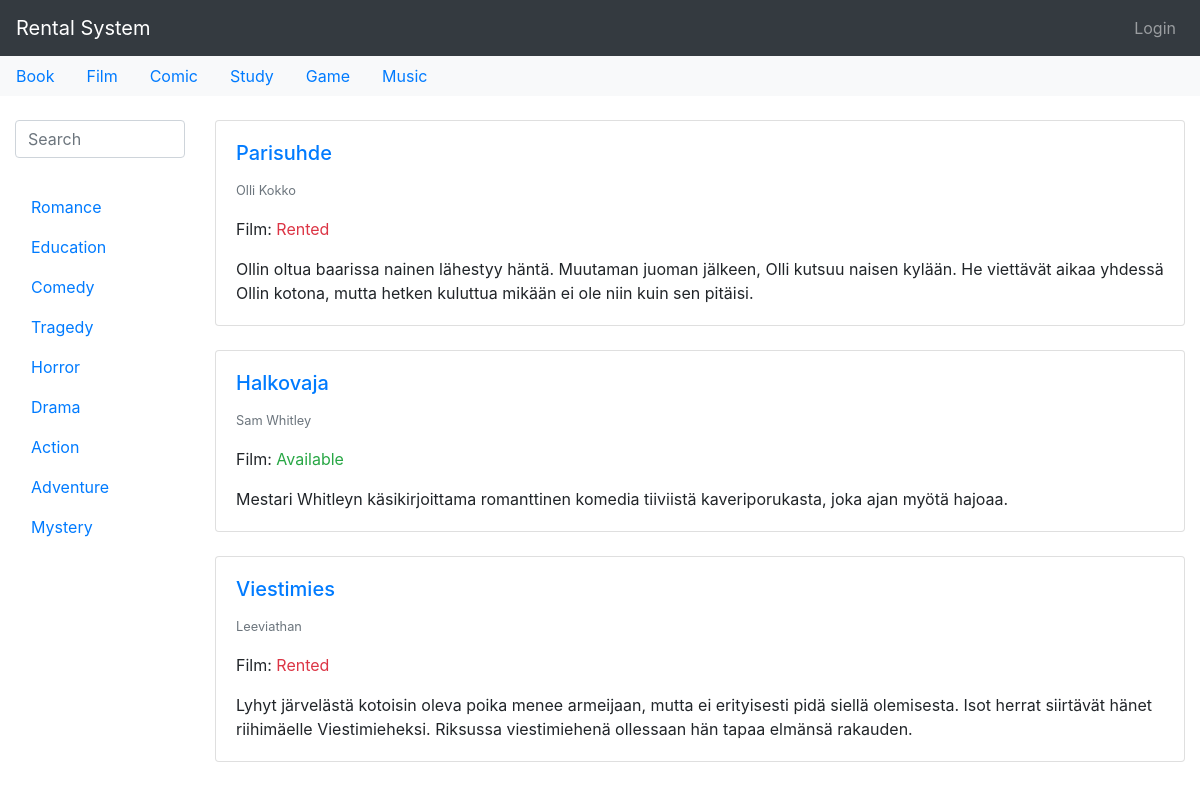
/type/Film?search=Romance, run on an earlier commit of the app's database.
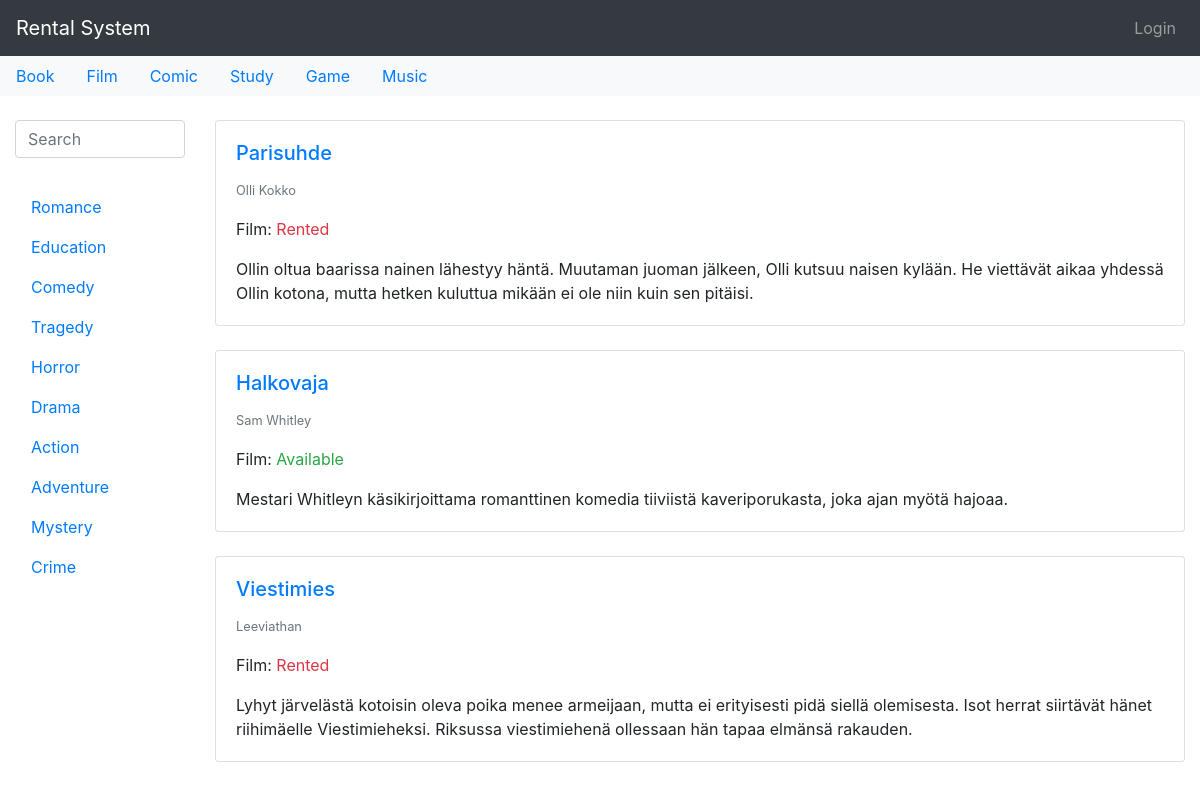
And on a later commit of the database.
### rental_system/models.py (models this page shows, shortened)
class Type(models.Model):
    type = models.CharField(max_length=200)
    def __str__(self):
        return self.type

class Genre(models.Model):
    genre = models.CharField(max_length=200)
    def __str__(self):
        return self.genre

class Work(models.Model):
    creators = models.ManyToManyField(Creator)
    type = models.ForeignKey(Type, on_delete=models.CASCADE)
    genres = models.ManyToManyField(Genre)
    publishers = models.ManyToManyField(Publisher, blank=True)
    title = models.CharField(max_length=200)
    desc = models.TextField(max_length=500)
    trailer = models.URLField(blank=True)
    image = models.URLField(blank=True)
    date_added = models.DateTimeField()
    pub_date = models.IntegerField(
        default=datetime.date.today().year
        ,
        validators=[
            MaxValueValidator(datetime.date.today().year),
            MinValueValidator(1800)
        ]
    )
    def available(self):
        rented = RentedWork.objects.filter(rented_work_id = self.id, returned=False).order_by('-rent_date').first()
        if rented:
            return False
        else:
            return True

class Creator(models.Model):
    first_name = models.CharField(max_length=200, null=True)
    last_name = models.CharField(max_length=200, null=True)
    display_name = models.CharField(max_length=200, default="Display name")
    use_display_name = models.BooleanField(default=False)
    def __str__(self):
        if (self.use_display_name == True):
            return self.display_name
        else:
            return self.first_name + " " + self.last_name

### rental_system/views.py (the view)
# urls.py: path('type/<str:type_name>', views.type, name='type'),
def type(request, type_name):
    works = Work.objects.filter(type__type = type_name).order_by('-pub_date')
    types = Type.objects.all()
    genres = Work.objects.filter(type__type = type_name).values_list('genres__genre', flat=True).distinct()
    if not request.GET.get('search'):
        paginator = Paginator(works, 5)
        page_number = request.GET.get('page')
        page_obj = paginator.get_page(page_number)
    else:
        page_obj = works
    context = {'works': page_obj, 'types': types, 'genres': genres}
    query = ""
    if request.GET.get('search'):
        query = request.GET['search']
        context['query'] = str(query)
    posts = sorted(search(query), key=attrgetter('title'), reverse=True)
    context['posts'] = posts
    return render(request, 'rental_system/type.html', context)

### rental_system/views.py (called while the page is built)
def search(query=None):
    queryset = []
    queries = query.split(" ") #
    for search in queries:
        obj = Work.objects.filter(Q(title__iexact=search) | Q(desc__iexact=search))
        for post in obj:
            queryset.append(post)
    return list(set(queryset))

### rental_system/templates/rental_system/type.html (shortened to what this page needs)
{% extends 'base.html' %}
{% block content %}
{% load static %}
<link rel="stylesheet" href="{% static 'mobile.css' %}">
{% include 'mini-nav.html' %}
<div class="container-fluid">
    <br>
    <div class="row">
        <div class="col-lg-2 col-12">
            {% include 'sidebar.html' %}
        </div>
        {% if works %}
        <div class="col-lg-10 col-12">
            {% for work in works %}
            {% if query in work.title or query in work.title.casefold or query in work.desc or query in work.creators.all|join:", " or query in work.genres.all|join:", "  or query in work.type.type %}
            {% include 'works.html' %}
            {% endif %}
            {% endfor %}
        </div>
    </div>
    {% else %}
    <p>No works are available.</p>
    {% endif %}
</div>
{% endblock %}

### templates/mini-nav.html
{% block 'mini-nav' %}
{% if types %}
        <ul class="nav bg-light" style="overflow-x: auto;">
            {% for type in types %}
            <li class="nav-item">
                <a class="nav-link active" href="{% url 'type' type %}">{{ type }}</a>
            </li>
            {% endfor %}
        </ul>
        {% endif %}
{% endblock %}

### templates/sidebar.html (shortened to what this page needs)
{% block sidebar %}
<nav id="sidebar">
    <div class="searchbar">
        <form name="searchform" method="GET">
            <input type="text" class="form-control" name="search" id="search" placeholder="Search" minlength="3"
                autocomplete="off" required>
        </form>
    </div>
    <br>
    <div class="desktop">
        <ul class="nav flex-column">
            {% for genre in genres %}
            <li class="nav-item">
                <a class="nav-link" href="?search={{ genre }}">{{ genre }}</a>
            </li>
            {% endfor %}
        </ul>
    </div>
</nav>
{% endblock %}

### templates/works.html
{% block works %}
<div class="card">
    <div class="card-body">
        <a href="{% url 'work' work.id %}">
            <h5 class="card-title">{{ work.title }}</h5>
        </a>
        <p class="card-text"><small class="text-muted">{{ work.creators.all|join:", " }}</small></p>
        <p class="card-text">{{ work.type.type }}:
        {% if work.available %}
        <span class="text-success">Available</span>
        {% else %}
        <span class="text-danger">Rented</span>
        {% endif %}
        </p>
        <p class="card-text">{{ work.desc }}</p>
    </div>
</div>
<br>
{% endblock %}

What changed in the data, as far as the page shows it:
added Genre: genre "Crime"
